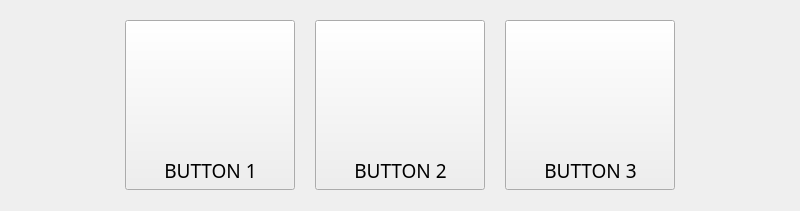
   <widget class="QWidget" name="control_func_widget" native="true">
    <property name="geometry">
     <rect>
      <x>7200</x>
      <y>140</y>
      <width>800</width>
      <height>211</height>
     </rect>
    </property>
    <widget class="QPushButton" name="ctrl_function_btn2">
     <property name="geometry">
      <rect>
       <x>315</x>
       <y>20</y>
       <width>170</width>
       <height>170</height>
      </rect>
     </property>
     <property name="font">
      <font>
       <family>Proxima Nova</family>
       <pointsize>60</pointsize>
       <weight>50</weight>
       <bold>false</bold>
      </font>
     </property>
     <property name="focusPolicy">
      <enum>Qt::NoFocus</enum>
     </property>
     <property name="contextMenuPolicy">
      <enum>Qt::DefaultContextMenu</enum>
     </property>
     <property name="layoutDirection">
      <enum>Qt::LeftToRight</enum>
     </property>
     <property name="styleSheet">
      <string notr="true"/>
     </property>
     <property name="text">
      <string/>
     </property>
     <property name="iconSize">
      <size>
       <width>100</width>
       <height>100</height>
      </size>
     </property>
    </widget>
    <widget class="QLabel" name="ctrl_function_btn2_lbl">
     <property name="geometry">
      <rect>
       <x>315</x>
       <y>160</y>
       <width>171</width>
       <height>20</height>
      </rect>
     </property>
     <property name="font">
      <font>
       <family>Proxima Nova</family>
       <pointsize>14</pointsize>
       <weight>50</weight>
       <bold>false</bold>
      </font>
     </property>
     <property name="text">
      <string>BUTTON 2</string>
     </property>
     <property name="alignment">
      <set>Qt::AlignCenter</set>
     </property>
    </widget>
    <widget class="QPushButton" name="ctrl_function_btn1">
     <property name="geometry">
      <rect>
       <x>125</x>
       <y>20</y>
       <width>170</width>
       <height>170</height>
      </rect>
     </property>
     <property name="font">
      <font>
       <family>Proxima Nova</family>
       <pointsize>60</pointsize>
       <weight>50</weight>
       <bold>false</bold>
      </font>
     </property>
     <property name="focusPolicy">
      <enum>Qt::NoFocus</enum>
     </property>
     <property name="layoutDirection">
      <enum>Qt::LeftToRight</enum>
     </property>
     <property name="styleSheet">
      <string notr="true"/>
     </property>
     <property name="text">
      <string/>
     </property>
     <property name="iconSize">
      <size>
       <width>100</width>
       <height>100</height>
      </size>
     </property>
    </widget>
    <widget class="QLabel" name="ctrl_function_btn1_lbl">
     <property name="geometry">
      <rect>
       <x>125</x>
       <y>160</y>
       <width>171</width>
       <height>20</height>
      </rect>
     </property>
     <property name="font">
      <font>
       <family>Proxima Nova</family>
       <pointsize>14</pointsize>
       <weight>50</weight>
       <bold>false</bold>
      </font>
     </property>
     <property name="text">
      <string>BUTTON 1</string>
     </property>
     <property name="alignment">
      <set>Qt::AlignCenter</set>
     </property>
    </widget>
    <widget class="QPushButton" name="ctrl_function_btn3">
     <property name="geometry">
      <rect>
       <x>505</x>
       <y>20</y>
       <width>170</width>
       <height>170</height>
      </rect>
     </property>
     <property name="font">
      <font>
       <family>Proxima Nova</family>
       <pointsize>28</pointsize>
       <weight>50</weight>
       <bold>false</bold>
      </font>
     </property>
     <property name="focusPolicy">
      <enum>Qt::NoFocus</enum>
     </property>
     <property name="contextMenuPolicy">
      <enum>Qt::DefaultContextMenu</enum>
     </property>
     <property name="layoutDirection">
      <enum>Qt::LeftToRight</enum>
     </property>
     <property name="styleSheet">
      <string notr="true"/>
     </property>
     <property name="text">
      <string/>
     </property>
     <property name="iconSize">
      <size>
       <width>100</width>
       <height>100</height>
      </size>
     </property>
    </widget>
    <widget class="QLabel" name="ctrl_function_btn3_lbl">
     <property name="geometry">
      <rect>
       <x>505</x>
       <y>160</y>
       <width>171</width>
       <height>20</height>
      </rect>
     </property>
     <property name="font">
      <font>
       <family>Proxima Nova</family>
       <pointsize>14</pointsize>
       <weight>50</weight>
       <bold>false</bold>
      </font>
     </property>
     <property name="text">
      <string>BUTTON 3</string>
     </property>
     <property name="alignment">
      <set>Qt::AlignCenter</set>
     </property>
    </widget>
   </widget>
